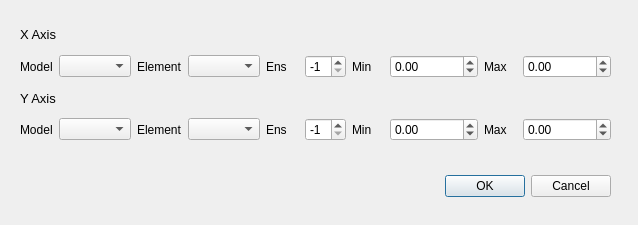
<?xml version="1.0" encoding="UTF-8"?>
<ui version="4.0">
 <class>ScatterPlotDialog</class>
 <widget class="QDialog" name="ScatterPlotDialog">
  <property name="geometry">
   <rect>
    <x>0</x>
    <y>0</y>
    <width>638</width>
    <height>225</height>
   </rect>
  </property>
  <property name="windowTitle">
   <string>Dialog</string>
  </property>
  <widget class="QWidget" name="layoutWidget">
   <property name="geometry">
    <rect>
     <x>20</x>
     <y>170</y>
     <width>591</width>
     <height>33</height>
    </rect>
   </property>
   <layout class="QHBoxLayout">
    <property name="spacing">
     <number>6</number>
    </property>
    <property name="margin">
     <number>0</number>
    </property>
    <item>
     <spacer>
      <property name="orientation">
       <enum>Qt::Horizontal</enum>
      </property>
      <property name="sizeHint" stdset="0">
       <size>
        <width>131</width>
        <height>31</height>
       </size>
      </property>
     </spacer>
    </item>
    <item>
     <widget class="QPushButton" name="okButton">
      <property name="text">
       <string>OK</string>
      </property>
     </widget>
    </item>
    <item>
     <widget class="QPushButton" name="cancelButton">
      <property name="text">
       <string>Cancel</string>
      </property>
     </widget>
    </item>
   </layout>
  </widget>
  <widget class="QWidget" name="layoutWidget">
   <property name="geometry">
    <rect>
     <x>20</x>
     <y>20</y>
     <width>591</width>
     <height>121</height>
    </rect>
   </property>
   <layout class="QVBoxLayout" name="verticalLayout">
    <item>
     <widget class="QLabel" name="label">
      <property name="font">
       <font>
        <family>Arial</family>
        <pointsize>10</pointsize>
       </font>
      </property>
      <property name="text">
       <string>X Axis</string>
      </property>
     </widget>
    </item>
    <item>
     <layout class="QHBoxLayout" name="horizontalLayout">
      <item>
       <widget class="QLabel" name="label_3">
        <property name="text">
         <string>Model</string>
        </property>
       </widget>
      </item>
      <item>
       <widget class="QComboBox" name="x_model_combo_box"/>
      </item>
      <item>
       <widget class="QLabel" name="label_4">
        <property name="text">
         <string>Element</string>
        </property>
       </widget>
      </item>
      <item>
       <widget class="QComboBox" name="x_element_combo_box"/>
      </item>
      <item>
       <widget class="QLabel" name="label_5">
        <property name="text">
         <string>Ens</string>
        </property>
       </widget>
      </item>
      <item>
       <widget class="QSpinBox" name="x_ens_spin_box">
        <property name="minimum">
         <number>-1</number>
        </property>
        <property name="value">
         <number>-1</number>
        </property>
       </widget>
      </item>
      <item>
       <widget class="QLabel" name="label_9">
        <property name="text">
         <string>Min</string>
        </property>
       </widget>
      </item>
      <item>
       <widget class="QDoubleSpinBox" name="x_min_spin_box">
        <property name="minimum">
         <double>-200000.000000000000000</double>
        </property>
        <property name="maximum">
         <double>200000.000000000000000</double>
        </property>
       </widget>
      </item>
      <item>
       <widget class="QLabel" name="label_10">
        <property name="text">
         <string>Max</string>
        </property>
       </widget>
      </item>
      <item>
       <widget class="QDoubleSpinBox" name="x_max_spin_box">
        <property name="minimum">
         <double>-200000.000000000000000</double>
        </property>
        <property name="maximum">
         <double>200000.000000000000000</double>
        </property>
       </widget>
      </item>
     </layout>
    </item>
    <item>
     <widget class="QLabel" name="label_2">
      <property name="font">
       <font>
        <family>Arial</family>
        <pointsize>10</pointsize>
       </font>
      </property>
      <property name="text">
       <string>Y Axis</string>
      </property>
     </widget>
    </item>
    <item>
     <layout class="QHBoxLayout" name="horizontalLayout_2">
      <item>
       <widget class="QLabel" name="label_6">
        <property name="text">
         <string>Model</string>
        </property>
       </widget>
      </item>
      <item>
       <widget class="QComboBox" name="y_model_combo_box"/>
      </item>
      <item>
       <widget class="QLabel" name="label_7">
        <property name="text">
         <string>Element</string>
        </property>
       </widget>
      </item>
      <item>
       <widget class="QComboBox" name="y_element_combo_box"/>
      </item>
      <item>
       <widget class="QLabel" name="label_8">
        <property name="text">
         <string>Ens</string>
        </property>
       </widget>
      </item>
      <item>
       <widget class="QSpinBox" name="y_ens_spin_box">
        <property name="minimum">
         <number>-1</number>
        </property>
        <property name="value">
         <number>-1</number>
        </property>
       </widget>
      </item>
      <item>
       <widget class="QLabel" name="label_11">
        <property name="text">
         <string>Min</string>
        </property>
       </widget>
      </item>
      <item>
       <widget class="QDoubleSpinBox" name="y_min_spin_box">
        <property name="minimum">
         <double>-200000.000000000000000</double>
        </property>
        <property name="maximum">
         <double>200000.000000000000000</double>
        </property>
       </widget>
      </item>
      <item>
       <widget class="QLabel" name="label_12">
        <property name="text">
         <string>Max</string>
        </property>
       </widget>
      </item>
      <item>
       <widget class="QDoubleSpinBox" name="y_max_spin_box">
        <property name="minimum">
         <double>-200000.000000000000000</double>
        </property>
        <property name="maximum">
         <double>200000.000000000000000</double>
        </property>
       </widget>
      </item>
     </layout>
    </item>
   </layout>
  </widget>
 </widget>
 <resources/>
 <connections>
  <connection>
   <sender>okButton</sender>
   <signal>clicked()</signal>
   <receiver>ScatterPlotDialog</receiver>
   <slot>accept()</slot>
   <hints>
    <hint type="sourcelabel">
     <x>278</x>
     <y>253</y>
    </hint>
    <hint type="destinationlabel">
     <x>96</x>
     <y>254</y>
    </hint>
   </hints>
  </connection>
  <connection>
   <sender>cancelButton</sender>
   <signal>clicked()</signal>
   <receiver>ScatterPlotDialog</receiver>
   <slot>reject()</slot>
   <hints>
    <hint type="sourcelabel">
     <x>369</x>
     <y>253</y>
    </hint>
    <hint type="destinationlabel">
     <x>179</x>
     <y>282</y>
    </hint>
   </hints>
  </connection>
 </connections>
</ui>
